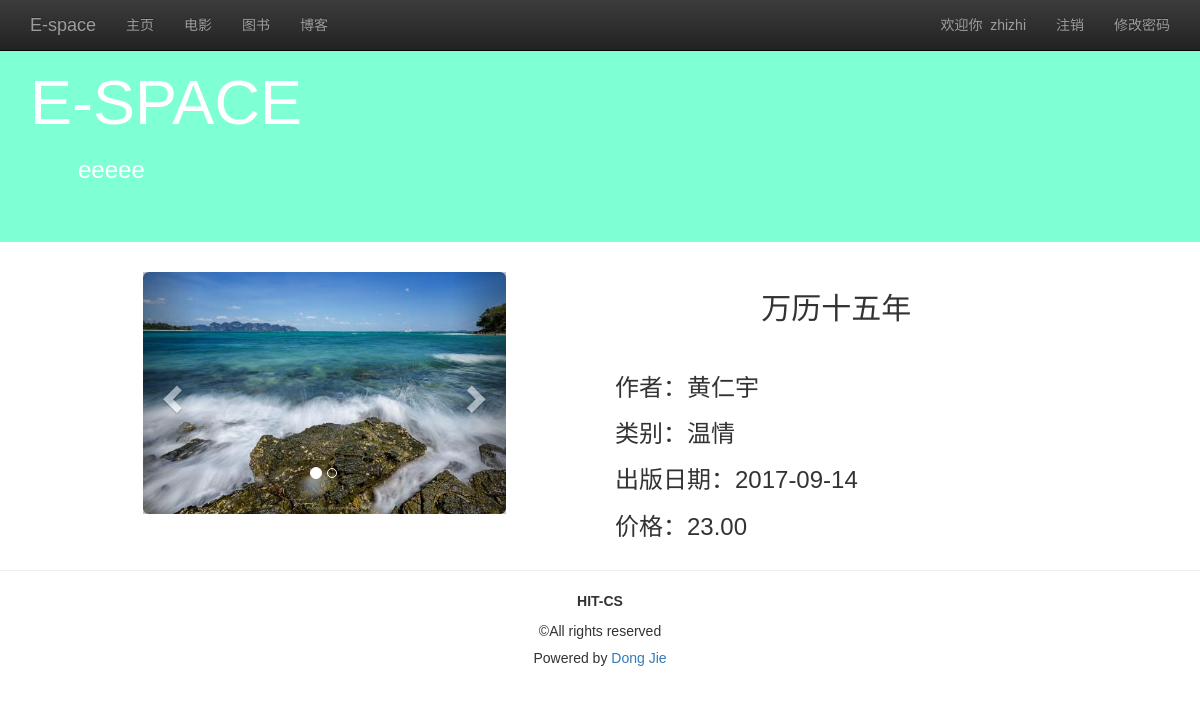
Page /view_book/detail/?id=2 (signed in) on the committed database.
### blog/models.py (models this page shows, shortened)
class MyUser(models.Model):
    user = models.OneToOneField(User)
    nickname = models.CharField(max_length=16)
    permission = models.IntegerField(default=1)

class Img(models.Model):
    name = models.CharField(max_length=128)
    description = models.TextField()
    img = models.ImageField(upload_to='image/%Y/%m/%d/')
    book = models.ForeignKey(Book)
    class META:
        ordering = ['name']

class Book(models.Model):
    name = models.CharField(max_length=128)
    price = models.FloatField()
    author = models.CharField(max_length=128)
    publish_date = models.DateField()
    category = models.CharField(max_length=128)
    class META:
        ordering = ['name']

### blog/views.py (the view)
# urls.py: url(r'^view_book/detail/$', detail, name='detail'),
def detail(request):
    user = request.user if request.user.is_authenticated() else None
    book_id = request.GET.get('id', '')
    if book_id == '':
        return HttpResponseRedirect(reverse('view_book_list'))
    try:
        book = Book.objects.get(pk=book_id)
    except Book.DoesNotExist:
        return HttpResponseRedirect(reverse('view_book_list'))
    content = {
        'user': user,
        'active_menu': 'view_book',
        'book': book,
    }
    return render(request, 'detail.html', content)

### template/detail.html (shortened to what this page needs)
{% extends "blog_list.html" %}
{% load staticfiles %}
{% block content %}
    <div class="container">
        <div class="row">
            <div class="col-md-10 col-md-offset-1">
                <div class="col-md-5">
                    {% if book.img_set.all %}
                        <div id="carousel-generic" class="carousel slide" data-ride="carousel">
                            <ol class="carousel-indicators">
                                {% for img in book.img_set.all %}
                                    <li data-target="#carousel-generic" data-slide-to="{{ forloop.counter0 }}"
                                        {% if forloop.first %}class="active"{% endif %}></li>
                                {% endfor %}
                            </ol>
                            <div class="carousel-inner" role="listbox">
                                {% for img in book.img_set.all %}
                                    <div {% if forloop.first %}class="item active"{% else %}class="item"{% endif %}>
                                        <img class="img-rounded" src="{% url 'media' img.img %}">
                                    </div>
                                {% endfor %}
                            </div>
                            <a class="left carousel-control" href="#carousel-generic" role="button" data-slide="prev">
                                <span class="glyphicon glyphicon-chevron-left"></span>
                            </a>
                            <a class="right carousel-control" href="#carousel-generic" role="button" data-slide="next">
                                <span class="glyphicon glyphicon-chevron-right"></span>
                            </a>
                        </div>
                    {% else %}
                        <p class="text-center">暂无图片</p>
                    {% endif %}
                </div>
                <div class="col-md-6 col-md-offset-1">
                    <h2 class="text-center">{{ book.name }}</h2>
                    <br>
                    <h3>作者：{{ book.author }}</h3>
                    <h3>类别：{{ book.category }}</h3>
                    <h3>出版日期：{{ book.publish_date|date:"Y-m-d" }}</h3>
                    <h3>价格：{{ book.price|floatformat:2 }}</h3>
                </div>
            </div>
        </div>
    </div>
{% endblock %}

### template/blog_list.html (shortened to what this page needs)
<!DOCTYPE html>
{% load staticfiles %}
<html lang="zh">
<head>
    <link rel="stylesheet" href="//maxcdn.bootstrapcdn.com/bootstrap/3.2.0/css/bootstrap.min.css">
    <link rel="stylesheet" href="//maxcdn.bootstrapcdn.com/bootstrap/3.2.0/css/bootstrap-theme.min.css">
    <link rel="stylesheet" href="{% static 'css/blog.css' %}">
</head>
<body>
<nav class="navbar navbar-inverse navbar-fixed-top" role="navigation">
    <div class="container">
        <div class="navbar-header">
            <a href="{% url 'homepage' %}" class="navbar-brand">E-space</a>
        </div>
        <div class="collapse navbar-collapse" id="navbar-collapse-basepage">
            <ul class="nav navbar-nav">
                <li id="homepage"><a href="{% url 'homepage' %}">主页</a></li>
                <li id="add_book"><a href="{% url 'movie' %}">电影</a></li>
                <li id="add_img"><a href="{% url 'view_book_list' %}">图书</a></li>
                <li id="view_blog_list"><a href="{% url 'view_blog_list' %}">博客</a></li>
            </ul>
            <ul class="nav navbar-nav navbar-right">
                {% if user %}
                    <li><p class="navbar-text">欢迎你&nbsp;&nbsp;<span id="base_name">{{ user.myuser.nickname }}</span></p>
                    </li>
                    <li><a href="{% url 'logout' %}">注销</a></li>
                    <li><a href="{% url 'set_password' %}">修改密码</a></li>
                {% else %}
                    <li><a href="{% url 'signup' %}">注册</a></li>
                    <li><a href="{% url 'login' %}">登录</a></li>
                {% endif %}
            </ul>
        </div>
    </div>
</nav>
<header class="jumbotron subhead" id="header-base">
    <div class="container">
        <h1>E-SPACE</h1>
        <h3>&emsp;&emsp;eeeee</h3>
    </div>
</header>
{% block content %}{% endblock %}
<footer class="footer" role="contentinfo">
    <hr>
    <div class="container">
        <p class="text-center"><strong>HIT-CS</strong></p>
        <p class="text-center">©All rights reserved</p>
        <h5 class="text-center"> Powered by&nbsp;<a href="http://jasondj.com/">Dong Jie</a></h5>
    </div>
</footer>
</body>
</html>

### static/css/blog.css (style rules this page uses)
body { font-family: Verdana, sans-serif; }
#header-base { background-color: #7fffd4; color: #fff; }

### rows in the picture
Img: img (picture)
Book: name "万历十五年", author "黄仁宇", category "温情", publish_date "2017-09-14", price "23.00"

### other values in the picture
{{ user.myuser.nickname }} "zhizhi"
